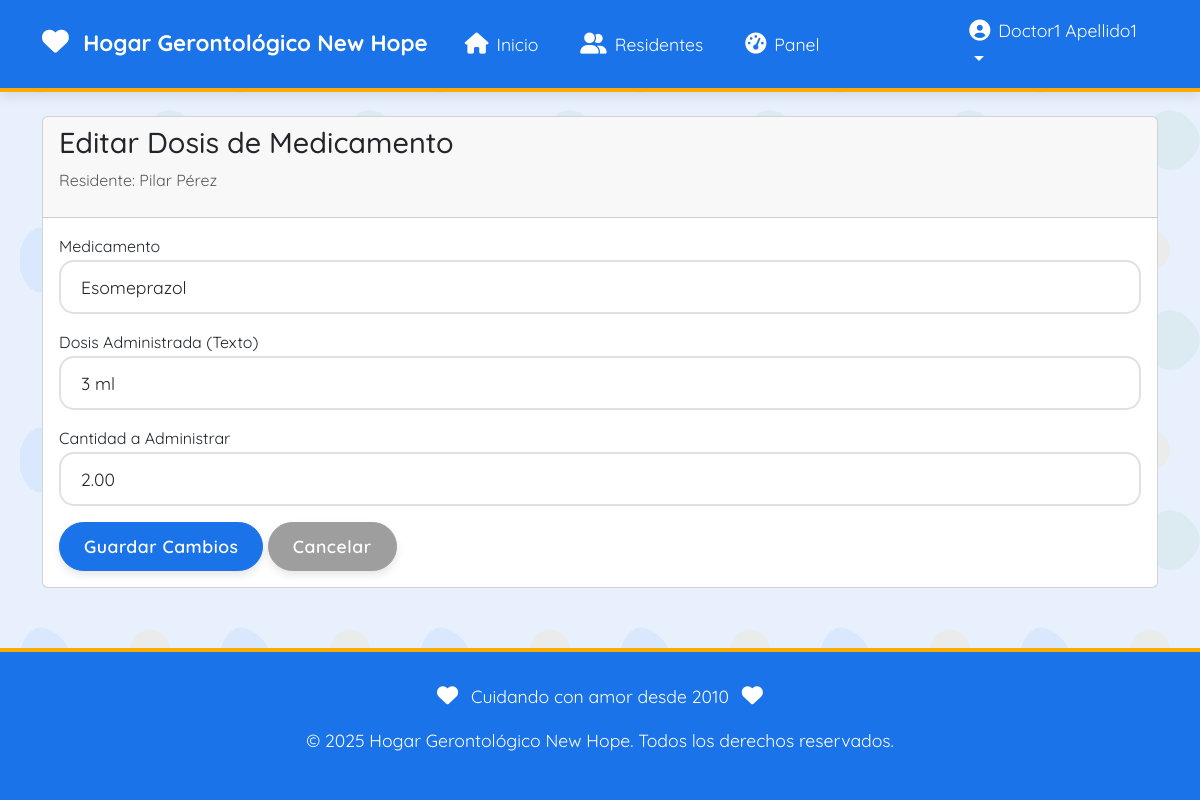
Screenshot of /medication_dose/40/doses/3292/update/ (signed in) with the database file from the repository.
### residents/models.py (models this page shows, shortened)
class Resident(models.Model):
    name = models.CharField(max_length=100)
    age = models.IntegerField()
    medical_condition = models.CharField(max_length=300)
    medications = models.ManyToManyField(
        Medication,
        through='ResidentMedication',
        related_name='residents_with_quantity' # Changed related_name
    )

### medication_dose/models.py (models this page shows, shortened)
class MedicationDose(models.Model):
    resident = models.ForeignKey(
        Resident,
        on_delete=models.CASCADE,
        related_name='medication_doses'
    )
    medication = models.ForeignKey(
        Medication,
        on_delete=models.SET_NULL,
        null=True,
        blank=True
    )
    medication_name = models.CharField(max_length=255, editable=False)
    dose = models.CharField(max_length=50)
    quantity_administered = models.DecimalField(max_digits=10, decimal_places=2, default=1)
    day = models.DateField()
    time = models.TimeField()
    STATUS_CHOICES = [
        ('scheduled', 'Programada'),
        ('taken', 'Tomada'),
        ('skipped', 'Omitida'),
        ('deleted', 'Eliminada'), # Use 'deleted' to represent the logical deletion
    ]
    status = models.CharField(max_length=10, choices=STATUS_CHOICES, default='scheduled')

### medication_dose/views.py (the view)
# urls.py: path('<int:resident_pk>/doses/<int:dose_pk>/update/', views.update_medication_dose_view, name='update_medication_dose_view'),
@login_required
def update_medication_dose_view(request, resident_pk, dose_pk):
    dose = get_object_or_404(MedicationDose, pk=dose_pk)
    resident = get_object_or_404(Resident, pk=resident_pk)
    if dose.resident.pk != resident.pk:
        messages.error(request, 'La dosis no corresponde al residente seleccionado.')
        return redirect('medication_dose:resident_doses_view', resident_pk=resident.pk)
    if dose.status != 'scheduled':
        messages.warning(request, 'Solo se pueden editar dosis programadas.')
        return redirect('medication_dose:resident_doses_view', resident_pk=resident.pk)
    if request.method == 'POST':
        form = MedicationDoseUpdateForm(request.POST, instance=dose, resident=resident)
        if form.is_valid():
            new_medication = form.cleaned_data.get('medication')
            new_quantity = form.cleaned_data.get('quantity_administered')
            original_quantity = dose.quantity_administered
            original_medication = dose.medication
            try:
                 with transaction.atomic():
                     new_resident_medication = ResidentMedication.objects.select_for_update().get(
                         resident=resident,
                         medication=new_medication
                     )
                     if original_medication == new_medication:
                          quantity_needed = new_quantity - original_quantity
                          if resident_medication.quantity_on_hand < quantity_needed:
                              messages.error(request, f'"{resident.name}" no tiene suficiente "{new_medication.name}" ({new_resident_medication.quantity_on_hand}) para esta actualización ({quantity_needed} adicionales necesarios).')
                              return render(request, 'update_dose.html', {'form': form, 'dose': dose, 'resident': resident})
                     else:
                         if new_resident_medication.quantity_on_hand < new_quantity:
                              messages.error(request, f'"{resident.name}" no tiene suficiente "{new_medication.name}" ({new_resident_medication.quantity_on_hand}) para esta actualización ({new_quantity} necesarios).')
                              return render(request, 'update_dose.html', {'form': form, 'dose': dose, 'resident': resident})
                     if original_medication and original_medication != new_medication:
                         try:
                             original_resident_medication = ResidentMedication.objects.select_for_update().get(
                                 resident=resident,
                                 medication=original_medication
                             )
                             original_resident_medication.quantity_on_hand += original_quantity
                             original_resident_medication.save()
                         except ResidentMedication.DoesNotExist:
                              print(f"Warning: Original ResidentMedication not found for {resident.name} and {original_medication.name}. Quantity not restored on edit.")
                     if original_medication == new_medication:
                          new_resident_medication.quantity_on_hand -= quantity_needed
                          new_resident_medication.save()
                     else:
                         new_resident_medication.quantity_on_hand -= new_quantity
                         new_resident_medication.save()
                     form.save() # Save the dose instance with updated fields
                     messages.success(request, 'Dosis actualizada correctamente.')
                     return redirect('medication_dose:resident_doses_view', resident_pk=resident.pk)
            except ResidentMedication.DoesNotExist:
                 messages.error(request, f'El residente no tiene asignado el medicamento seleccionado ({new_medication.name}).')
                 return render(request, 'update_dose.html', {'form': form, 'dose': dose, 'resident': resident})
            except Exception as e:
                messages.error(request, f'Error al actualizar la dosis: {e}')
                return render(request, 'update_dose.html', {'form': form, 'dose': dose, 'resident': resident})
        else:
            messages.error(request, 'Error al actualizar la dosis. Por favor, verifica los campos.')
            return render(request, 'update_dose.html', {'form': form, 'dose': dose, 'resident': resident})
    else:
        form = MedicationDoseUpdateForm(instance=dose, resident=resident)
    context = {
        'form': form,
        'dose': dose,
        'resident': resident,
    }
    return render(request, 'update_dose.html', context)

### authentication/context_processors.py (called while the page is built, shortened)
def user_profile_context(request):
    if request.user.is_authenticated:
        try:
            profile = request.user.profile
            return {
                'user_profile': profile,
                'is_doctor': profile.is_doctor(),
                'is_administrator': profile.is_administrator(), # Added
                'is_family': profile.is_family(),
            }
        except UserProfile.DoesNotExist:
            return {
                'user_profile': None,
                'is_doctor': False,
                'is_administrator': False, # Added
                'is_family': False,
            }

### authentication/models.py (called while the page is built)
    def is_doctor(self):
        return self.user_type == 'doctor'

    def is_administrator(self): # New method
        return self.user_type == 'administrator'

    def is_family(self):
        return self.user_type == 'family'

### medications/models.py (called while the page is built)
    def __str__(self):
        return self.name

### medication_dose/templates/update_dose.html (shortened to what this page needs)
{% extends 'base.html' %}
{% block content %}
<div class="container mt-4">
    <div class="card">
        <div class="card-header">
            <h3>Editar Dosis de Medicamento</h3>
            <p class="text-muted">Residente: {{ resident.name }}</p>
        </div>
        <div class="card-body">
            <form method="post">
                <div class="form-group mb-3">
                    <label for="{{ form.medication.id_for_label }}">{{ form.medication.label }}</label>
                    {{ form.medication }}
                </div>
                <div class="form-group mb-3">
                    <label for="{{ form.dose.id_for_label }}">{{ form.dose.label }}</label>
                    {{ form.dose }}
                </div>
                <div class="form-group mb-3">
                    <label for="{{ form.quantity_administered.id_for_label }}">{{ form.quantity_administered.label }}</label>
                    {{ form.quantity_administered }}
                </div>
                <div class="form-group">
                    <button type="submit" class="btn btn-primary">Guardar Cambios</button>
                    <a href="{% url 'medication_dose:resident_doses_view' resident.pk %}" class="btn btn-secondary">Cancelar</a>
                </div>
            </form>
        </div>
    </div>
</div>
{% endblock %}

### templates/base.html (shortened to what this page needs)
{% load static %}
<!DOCTYPE html>
<html lang="es">
<head>
    <link rel="stylesheet" href="https://cdn.jsdelivr.net/npm/bootstrap@5.3.0/dist/css/bootstrap.min.css">
    <link rel="stylesheet" href="https://cdnjs.cloudflare.com/ajax/libs/font-awesome/6.0.0-beta3/css/all.min.css">
</head>
<body>
    <nav class="navbar navbar-expand-lg navbar-dark">
        <div class="container">
            <a class="navbar-brand" href="/">
                <i class="fas fa-heart me-2"></i>
                Hogar Gerontológico New Hope
            </a>
            <div class="collapse navbar-collapse" id="navbarNav">
                <ul class="navbar-nav me-auto">
                    <li class="nav-item">
                        <a class="nav-link" href="/">
                            <i class="fas fa-home me-2"></i>Inicio
                        </a>
                    </li>
                    {% if user.is_authenticated %}
                        {% if user.profile.is_doctor or user.profile.is_administrator%}
                        <li class="nav-item">
                            <a class="nav-link" href="{% url 'residents:residents_view' %}">
                                <i class="fas fa-user-friends me-2"></i>Residentes
                            </a>
                        </li>
                    {% endif %}
                    <li class="nav-item">
                        <a class="nav-link" href="{% url 'dashboard:index' %}">
                            <i class="fas fa-tachometer-alt me-2"></i>Panel
                        </a>
                    </li>
                    {% endif %}
                </ul>
                <ul class="navbar-nav">
                    {% if user.is_authenticated %}
                    <li class="nav-item dropdown">
                        <a class="nav-link dropdown-toggle" href="#" id="navbarDropdown" role="button" data-bs-toggle="dropdown" aria-expanded="false">
                            <div class="user-profile">
                                <i class="fas fa-user-circle fa-lg me-2"></i>
                                {{ user.get_full_name|default:user.username }}
                            </div>
                        </a>
                    </li>
                    {% else %}
                    <li class="nav-item">
                        <a class="nav-link" href="{% url 'authentication:login' %}">
                            <i class="fas fa-sign-in-alt me-2"></i>Ingresar
                        </a>
                    </li>
                    {% endif %}
                </ul>
            </div>
        </div>
    </nav>
    {% block content %}{% endblock %}
    <footer class="footer">
        <div class="container">
            <div class="text-center">
                <p><i class="fas fa-heart me-2"></i> Cuidando con amor desde 2010 <i class="fas fa-heart ms-2"></i></p>
                <p>© 2025 Hogar Gerontológico New Hope. Todos los derechos reservados.</p>
            </div>
        </div>
    </footer>
</body>
</html>

### templates/base.html (style rules this page uses)
:root { --primary-blue: #1A73E8; --secondary-blue: #155EEA; --light-blue: #E8F0FE; --accent-blue: #4285F4; --text-dark: #333333; --text-light: #FFFFFF; --accent-warm: #F9AB00; --accent-soft: #FEEFC3; --accent-green: #34A853; --accent-red: #EA4335; }
body { font-family: 'Quicksand', 'Segoe UI', Tahoma, Geneva, Verdana, sans-serif; background-color: var(--light-blue); color: var(--text-dark); font-size: 16px; line-height: 1.6; background-repeat: repeat; background-attachment: fixed; }
.navbar { background-color: var(--primary-blue); border-bottom: 4px solid var(--accent-warm); box-shadow: 0 4px 12px rgba(0, 0, 0, 0.1); font-size: 1.1rem; }
.navbar-brand, .nav-link { color: var(--text-light); }
.navbar-brand { font-size: 1.4rem; font-weight: 700; }
.nav-link { margin: 0 5px; border-radius: 20px; padding: 8px 16px !important; transition: all 0.3s; }
.btn { font-size: 1.1rem; border-radius: 50px; font-weight: 600; letter-spacing: 0.5px; box-shadow: 0 4px 8px rgba(0, 0, 0, 0.1); transition: all 0.3s; padding: 10px 24px; }
.btn-primary { background-color: var(--primary-blue); border-color: var(--primary-blue); }
.btn-secondary { background-color: #9E9E9E; border-color: #9E9E9E; }
.form-control { border-radius: 15px; padding: 12px 20px; border: 2px solid #dee2e6; font-size: 1.1rem; }
.footer { background-color: var(--primary-blue); color: var(--text-light); padding: 30px 0; margin-top: 60px; border-top: 4px solid var(--accent-warm); text-align: center; font-size: 1.1rem; }
a, button, input, select, textarea { transition: all 0.2s; }
h3 { font-size: 1.8rem; }
.fa, .fas, .far, .fal, .fab { font-size: 1.2em; }
.user-profile { display: flex; align-items: center; }

### rows the page displays
Resident: name "Pilar Pérez"
MedicationDose: medication "Esomeprazol", dose "3 ml", quantity_administered "2.00"

### other values shown
{{ user.get_full_name|default:user.username }} "Doctor1 Apellido1"
